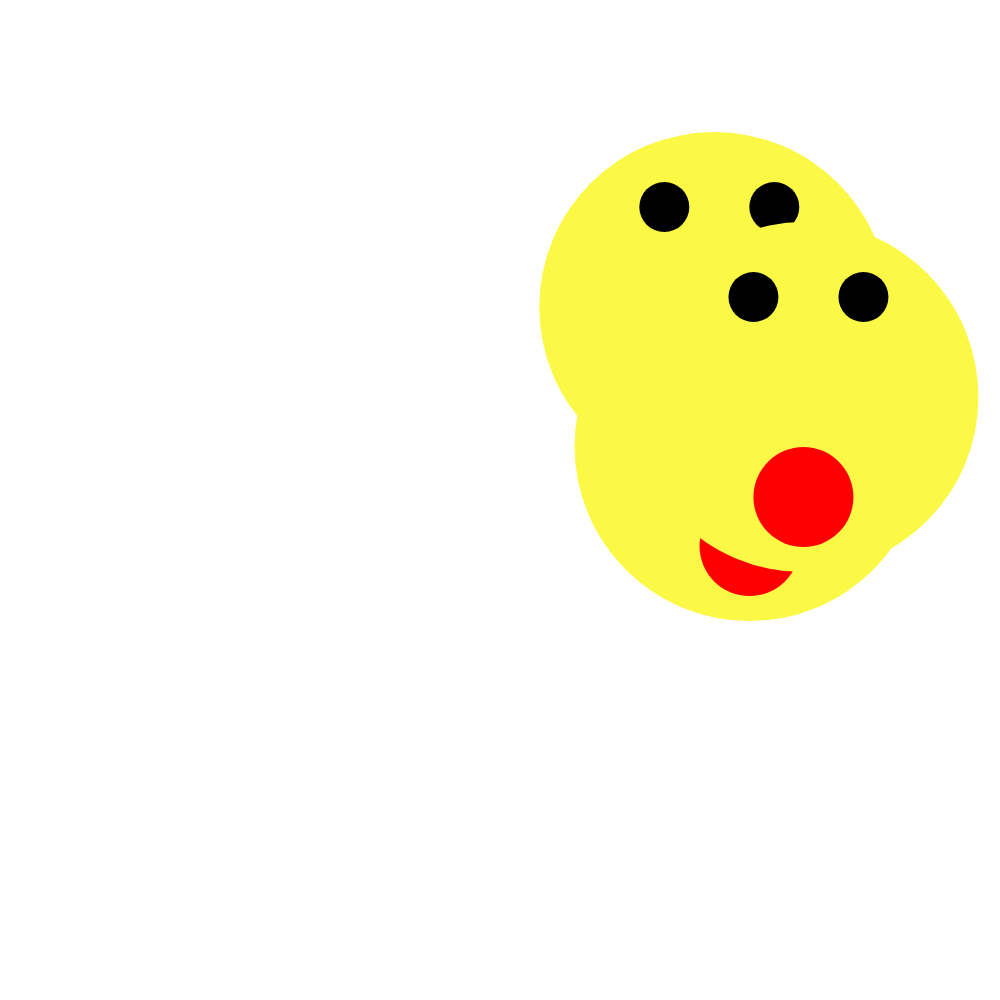
Frame 1 (no input)
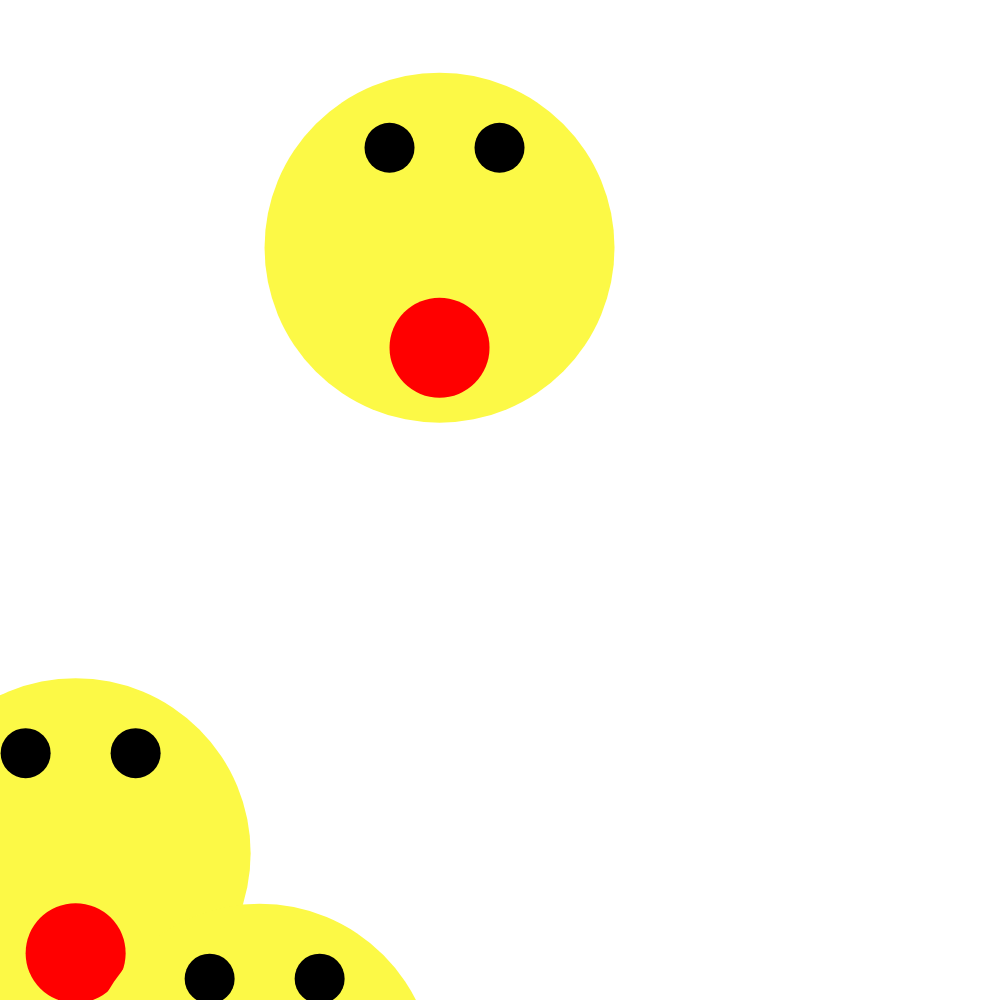
Frame 60 (no input)
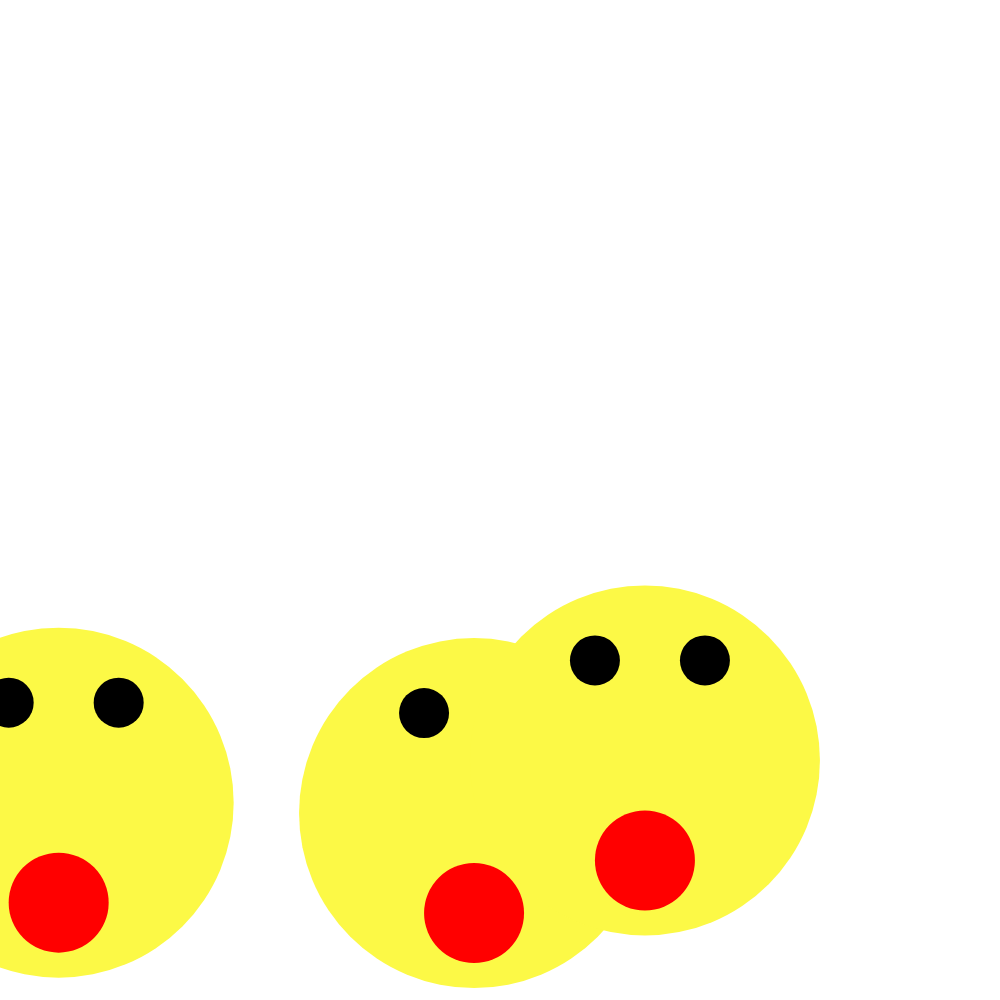
Frame 120 (the mouse pressed at the canvas centre since frame 60)

The p5.js sketch that drew these frames (run headless with seeded random() and noise() and a simulated clock; from frame 60 on, the mouse is pressed at the canvas centre):

// p5.js sketch
// ── sketch.js
var Harold = function (){
  var faceX = random(0,1000);
  var faceY = random(0,1000);
   noStroke();
  //FILL
  fill(252,249,70)
  ellipse(faceX,faceY + 100,350)
  fill(0);
  //eyes
  ellipse(faceX - 50,faceY,50)
  ellipse(faceX + 60,faceY,50)
  fill(255,0,0)
  ellipse(faceX,faceY + 200,100)
}


function setup() {
  createCanvas(1000,1000)
  //frameRate(8);
}

function draw() {
   background(255)
 Harold();
  Harold();
   Harold();
}
function windowResized(){
  resizeCanvas (windowWidth, windowHeight);
}
